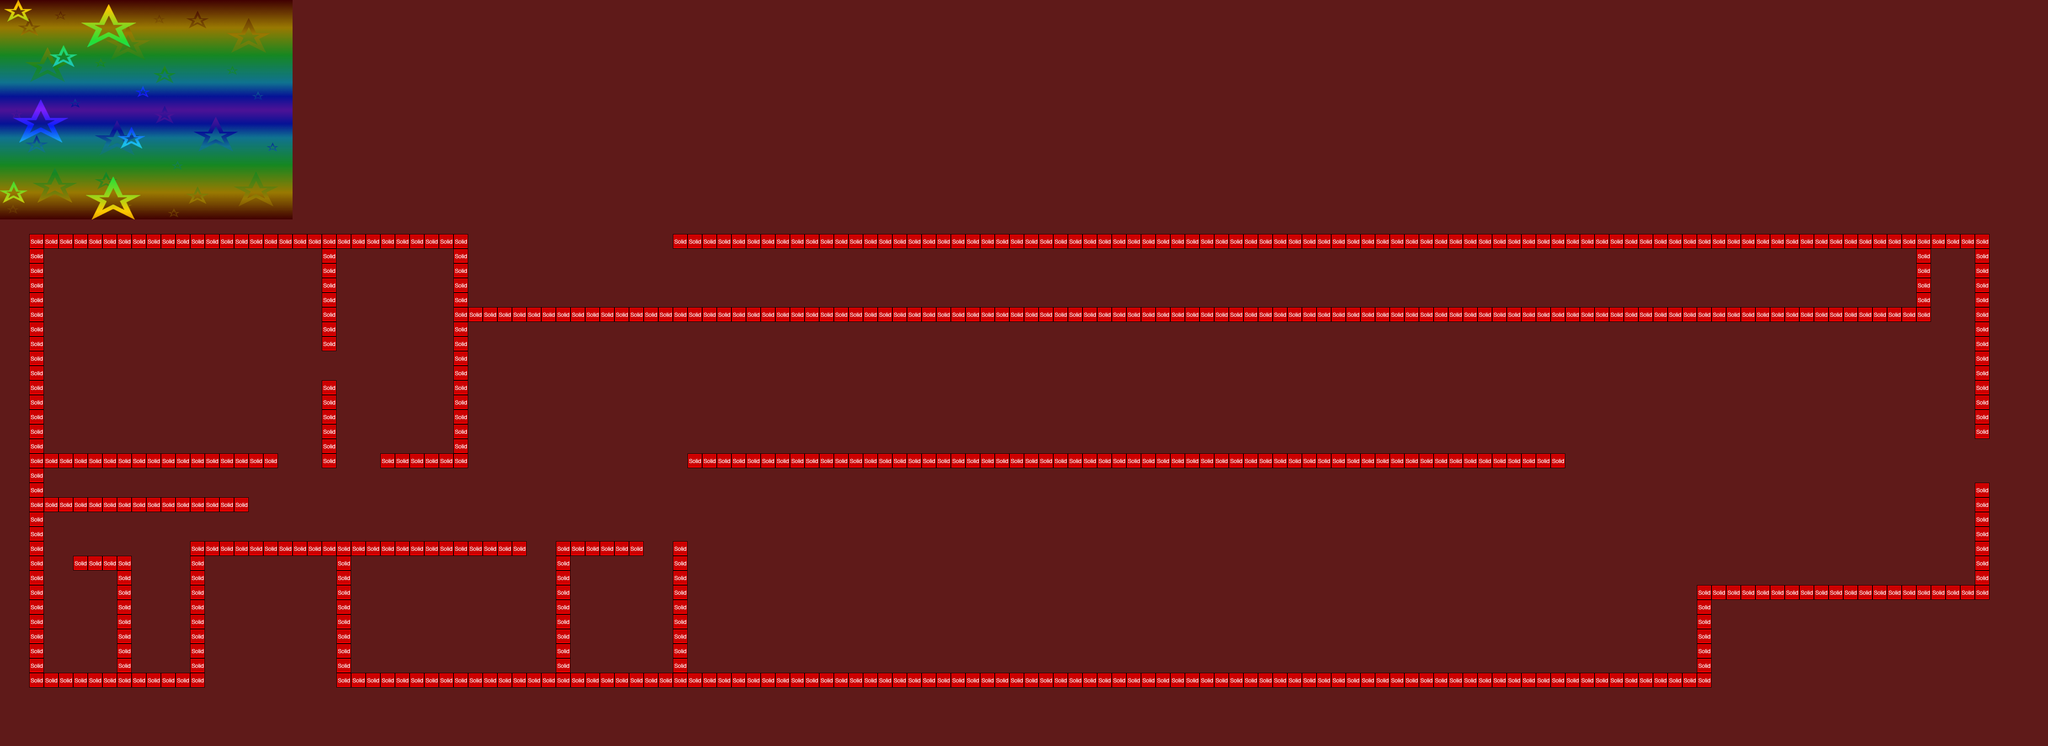

A level layout from a 2D game, rendered from its tile map. Below: a short description, then the map file with tile-grid data replaced by summaries:
An orthogonal 140x51 tile map with 32x32 px tiles, 1 tile layer (collision), 3 hidden layers not drawn, 2 tilesets, 2 image layers and 5 objects (2x CoinEntity, mainPlayer, EnemyEntity, me.LevelEntity).

<map version="1.0" orientation="orthogonal" width="140" height="51" tilewidth="32" tileheight="32" backgroundcolor="#5f1a19">
 <tileset firstgid="1" name="metatiles32x32" tilewidth="32" tileheight="32">
  <image source="maps_tileset/metatiles32x32.png" width="160" height="32" />
  <tile id="0">
   <properties>
    <property name="type" value="solid" />
   </properties>
  </tile>
 </tileset>
 <tileset firstgid="6" name="lbi10" tilewidth="32" tileheight="32" spacing="32">
  <image source="maps_tileset/lbi10.png" width="1280" height="200" />
 </tileset>
 <imagelayer name="Parallax1" width="140" height="51">
  <image source="background_images/parallax1.png" />
  <properties>
   <property name="ratio" value="0.25" />
  </properties>
 </imagelayer>
 <imagelayer name="Parallax2" width="140" height="51">
  <image source="background_images/parallax2.png" />
  <properties>
   <property name="ratio" value="0.35" />
  </properties>
 </imagelayer>
 <layer name="floor" width="140" height="51" visible="0">
  <data>[7140 cells, 3851 non-empty, 1 distinct tile ids]</data>
 </layer>
 <objectgroup color="#00ff00" name="Entities" width="140" height="51">
  <object name="mainPlayer" x="1312" y="576" width="32" height="64">
   <properties>
    <property name="image" value="gripe_run_right" />
    <property name="spritewidth" value="64" />
   </properties>
  </object>
  <object name="CoinEntity" x="832" y="1088" width="32" height="32">
   <properties>
    <property name="image" value="spinning_coin_gold" />
    <property name="spritewidth" value="32" />
   </properties>
  </object>
  <object name="CoinEntity" x="1600" y="1088" width="32" height="32">
   <properties>
    <property name="image" value="spinning_coin_gold" />
    <property name="spritewidth" value="32" />
   </properties>
  </object>
 </objectgroup>
 <objectgroup color="#ff0000" name="EnemyEntities" width="140" height="51">
  <object name="EnemyEntity" x="1152" y="1056" width="256" height="96">
   <properties>
    <property name="image" value="wheelie_right" />
    <property name="spritewidth" value="64" />
   </properties>
  </object>
 </objectgroup>
 <objectgroup color="#800080" name="LevelEntities" width="140" height="51">
  <object name="me.LevelEntity" x="1312" y="1216" width="160" height="256">
   <properties>
    <property name="duration" value="500" />
    <property name="fade" value="#f0f0f0" />
    <property name="to" value="level02" />
   </properties>
  </object>
 </objectgroup>
 <layer name="collision" width="140" height="51">
  <data>[7140 cells, 600 non-empty, 1 distinct tile ids]</data>
 </layer>
 <imagelayer name="Image Layer 3" width="140" height="51" visible="0">
  <image source="temp_assets/secondfloor.png" />
 </imagelayer>
 <layer name="foreground" width="140" height="51" visible="0">
  <data>[7140 cells, 593 non-empty, 19 distinct tile ids]</data>
 </layer>
</map>
